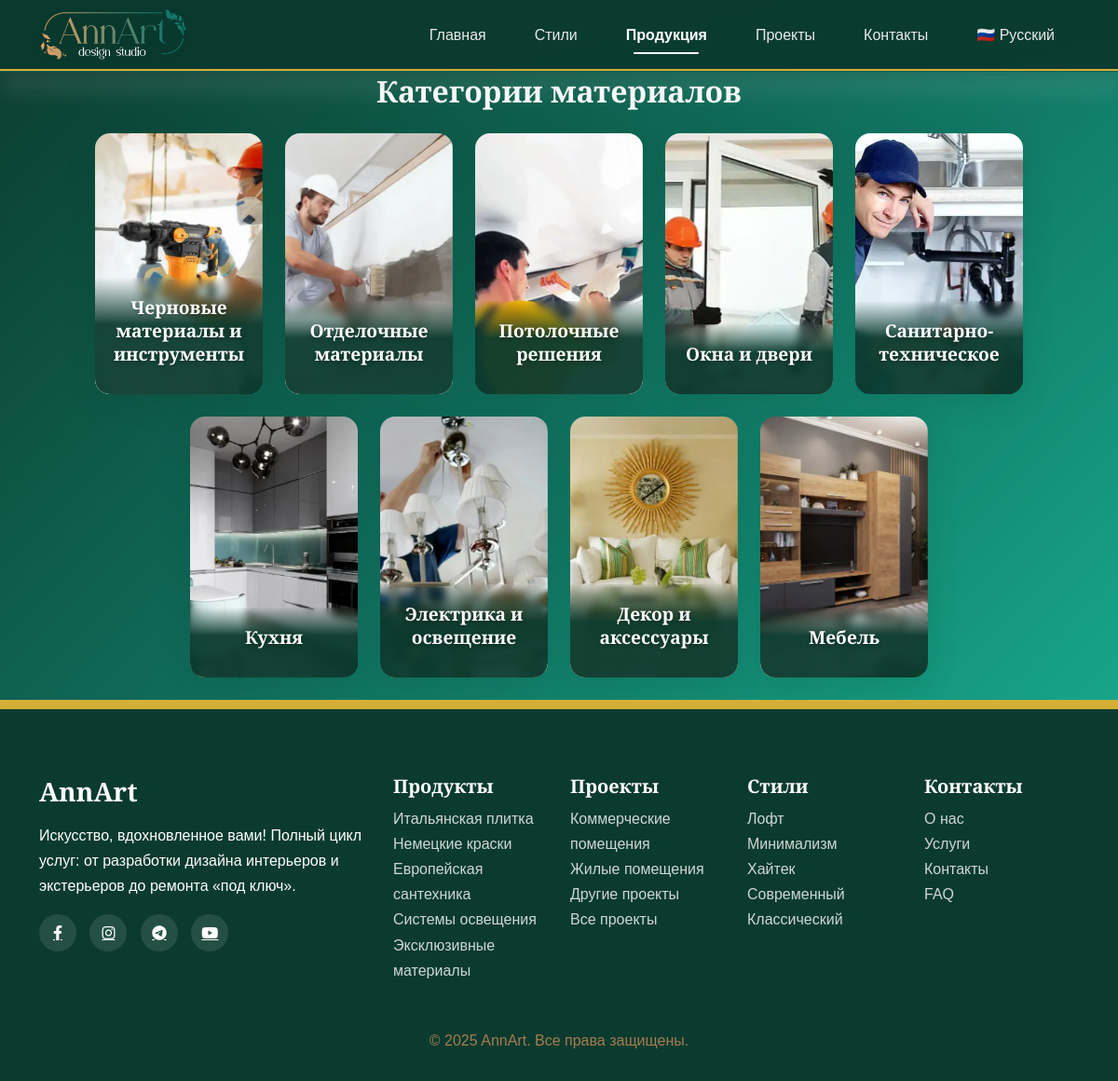
Screenshot of /products/ with the database file from the repository.
### main/models.py (models this page shows, shortened)
class MaterialCategory(models.Model):
    name = models.CharField(
        _('Название категории'),
        max_length=100,
        unique=True
    )
    description = models.TextField(
        _('Описание'),
        null=True,
        blank=True
    )
    order = models.PositiveIntegerField(
        _('Порядок отображения'),
        default=0,
        null=True,
        blank=True
    )
    image = models.ImageField(
        _('Фото категории'),
        upload_to='category_images/',
        blank=True,
        default='default_foto.png',
        validators=[FileExtensionValidator(allowed_extensions=['jpg', 'jpeg', 'png', 'webp', 'heic'])]
    )
    class Meta:
        verbose_name = _('Категория материала')
        verbose_name_plural = _('Категории материалов')

### main/views.py (the view)
# urls.py: path('products/', views.material_category_list, name='products'),
def material_category_list(request):
    categories = MaterialCategory.objects.all().order_by('order')
    return render(request, 'material_categories.html', {'material_categories': categories})

### templates/material_categories.html (shortened to what this page needs)
{% extends 'base.html' %}
{% load i18n static %}
{% block extra_css %}
	<link rel="stylesheet" href="{% static 'css/products.css' %}">
{% endblock extra_css %}
{% block content %}
<section id="material-categories" class="py3">
	<div class="">
		<h2 class="text-center section-title slide-up mb-4 text-light">
			{% trans "Категории материалов" %}
		</h2>
		<div class="row justify-content-center">
			{% for category in material_categories|slice:":5" %}
				<div class="col-6 col-md-4 col-lg-2 mb-4 d-flex justify-content-center">
					<a href="{% url 'material_items_by_category' category.pk %}" class="text-decoration-none w-100">
						<div class="material-card">
							<div class="material-image">
								{% if category.image %}
									<img src="{{ category.image.url }}" alt="{{ category.name }}">
								{% else %}
									<img src="{% static 'images/default_foto.jpg' %}" alt="{% trans 'Нет изображения' %}">
								{% endif %}
							</div>
							<div class="material-text-content">
								<h5>{{ category.name }}</h5>
							</div>
						</div>
					</a>
				</div>
			{% endfor %}
		</div>
		<div class="row justify-content-center">
			{% for category in material_categories|slice:"5:9" %}
				<div class="col-6 col-md-4 col-lg-2 mb-4 d-flex justify-content-center">
					<a href="{% url 'material_items_by_category' category.pk %}" class="text-decoration-none w-100">
						<div class="material-card">
							<div class="material-image">
								{% if category.image %}
									<img src="{{ category.image.url }}" alt="{{ category.name }}">
								{% else %}
									<img src="{% static 'images/default_foto.jpg' %}" alt="{% trans 'Нет изображения' %}">
								{% endif %}
							</div>
							<div class="material-text-content">
								<h5>{{ category.name }}</h5>
							</div>
						</div>
					</a>
				</div>
			{% endfor %}
		</div>
	</div>
</section>
{% endblock content %}

### static/css/style.css (style rules this page uses)
:root { --emerald-dark: #0b3b2e; --emerald-medium: #117864; --emerald-light: #1abc9c; --emerald-gradient: linear-gradient(135deg, var(--emerald-dark), var(--emerald-medium), var(--emerald-light)); --gold-accent: #d4af37; --dark: #1a1a1a; --light: #f8f9fa; --text-light: #ffffff; --text-dark: #1a1a1a; --shadow: 0 4px 20px rgba(0, 0, 0, 0.15); --transition: all 0.4s cubic-bezier(0.25, 0.8, 0.25, 1); }
body { font-family: 'Montserrat', sans-serif; color: var(--text-dark); line-height: 1.7; background: var(--emerald-gradient); overflow-x: hidden; }
body::before { content: ''; position: fixed; top: 0; left: 0; width: 100%; height: 100px; background: linear-gradient(to top, rgba(255, 255, 255, 0.1), transparent); pointer-events: none; z-index: 1; filter: blur(10px); }
h1, h2, h3, h4, h5, h6, .display-font { font-family: 'Playfair Display', serif; font-weight: 700; line-height: 1.3; }

### static/css/products.css (style rules this page uses)
.material-card { position: relative; border-radius: 16px; overflow: hidden; box-shadow: 0 8px 32px rgba(11, 59, 46, 0.15); transition: all 0.4s cubic-bezier(0.25, 0.8, 0.25, 1); height: 280px; cursor: pointer; background: var(--emerald-medium); margin: 0 auto; max-width: 100%; width: 100%; display: flex; flex-direction: column; }
.material-image { position: relative; width: 100%; height: 100%; overflow: hidden; flex-grow: 1; }
.material-image img { width: 100%; height: 100%; object-fit: cover; transition: transform 0.6s ease, filter 0.4s ease; will-change: transform; }
.material-text-content { position: absolute; bottom: 0; left: 0; right: 0; padding: 20px 15px; text-align: center; background: linear-gradient(to top, rgba(11, 59, 46, 0.95) 60%, transparent); color: white; z-index: 2; transition: all 0.5s ease; transform: translateY(0); backdrop-filter: blur(4px); height: auto; max-height: 100%; overflow: hidden; display: flex; flex-direction: column; justify-content: flex-end; }
.material-text-content h5 { font-size: 1.2rem; margin-bottom: 10px; color: white; font-weight: 600; text-shadow: 0 2px 4px rgba(0, 0, 0, 0.3); transition: all 0.3s ease; }
.material-card::after { content: ''; position: absolute; top: 0; left: 0; right: 0; bottom: 0; border: 2px solid transparent; border-radius: 14px; z-index: 1; pointer-events: none; transition: border-color 0.4s ease; }
.slide-up { animation: slideUp 0.6s ease-out forwards; }

### rows the page displays
MaterialCategory: image (picture), name "Черновые материалы и инструменты"
MaterialCategory: image (picture), name "Отделочные материалы"
MaterialCategory: image (picture), name "Потолочные решения"
MaterialCategory: image (picture), name "Окна и двери"
MaterialCategory: image (picture), name "Санитарно-техническое"
MaterialCategory: image (picture), name "Кухня"
MaterialCategory: image (picture), name "Электрика и освещение"
MaterialCategory: image (picture), name "Декор и аксессуары"
MaterialCategory: image (picture), name "Мебель"
